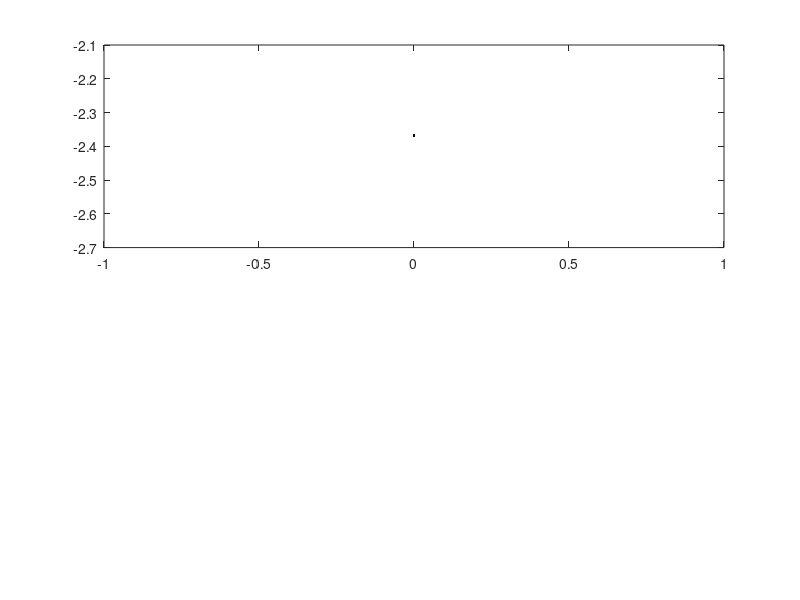

The MATLAB source for this figure: (Note: this script raises an error after producing the figure.)
    clear all
    close all
    duration = 5;  % Duration of movement
    dt = 0.1;       % Sampling rate
    % State transition matrix
    % State prediction
    A = [1 dt; 0 1];

% Input control matrix
    % Expected effect of the input acceleration on the state
    B = [dt^2/2; dt];

% Measurement matrix
    % The expected measurement given the predicted state
    C = [1 0];
    
    % Acceleration magnitute
    u_t = 10;

% Initial Sate
    % Two components: [position; velocity]
    x_t = [0; 0];

% State Estimante
    % Estimate of initial location
    % We will be updating this variable
    xHat_t = x_t;

% Process Noise
    % Standard deviation of process (acceleration in this case)
    u_t_noiseMag = 0.05;

% Measurement Noise
    % Standard deviation of measurement (position in this case)
    z_t_noiseMag = 10;

% Covariance matrices for noise
    % Convert stdv into covariance noise by squaring it
    % Process covariance
    E_x = u_t_noiseMag^2 * [dt^4/4, dt^3/2; dt^3/2, dt^2];

    % Measurement covariance
    E_z = z_t_noiseMag^2;

    % Estimate of initial position variance
    EHat_t = E_x;
    
        % Actual path
    p_actual = [];

    % Actual velocity
    v_actual = [];

    % Measured path
    z_t = [];
    
    
    figure (1);
clf

for t = 0:dt:duration

    % Generate the Path
        % Acceleration Noise
        Ex = u_t_noiseMag*randn*B;
        % State Prediction
        x_t = A*x_t + B*u_t + Ex;

    % Generate Measurement
        % Measurement Noise
        Ez = z_t_noiseMag*randn;
        % Measurement Prediction
        zHat_t = C*x_t + Ez;

    % Store for Plot
        p_actual = [p_actual; x_t(1)];
        z_t = [z_t; zHat_t];
        v_actual = [v_actual; x_t(2)];

    % Iteratively plot the measurement
        subplot(2,1,1),plot(0:dt:t, p_actual, '-r.')
        subplot(2,1,1),plot(0:dt:t, z_t, '-k.')

    % Plot theoretical estimate without Kalman
        subplot(2,1,1),plot(0:dt:t, smooth(z_t),'-g.')
        axis([0 duration -30 max(p_actual)])

    hold on
%     pause % Uncomment to see the discrete progress
end


% Add Labels to Plot
    xlabel({'Time(s)'});
    ylabel({'Position(m)'});
    title({'Path Tracking without Kalman Filter'});
    legend('Estimation','Actual','Measured')
    hold on
    
    
    % Initialize Estimation Variables
    % Estimate of the first component of the state (position)
    xHat_t1 = [];
    % Estimate of the second component of the state (velocity)
    xHat_t2 = [];

    % State
    x_t = [0; 0];

    % Prior covariance
    E_tminus1 = E_x;
    EHat_t_mag = [];

    % Predicted state
    x_predic =[];

    % Predicted covariance
    E_predic = [];

for t = 1:length(p_actual)

    % Predict the next state
    xHat_t = A * xHat_t + B * u_t;

    % Predict the next covariance
    EHat_t = A * EHat_t * A' + E_x;

    % Kalman gain
    K_t    = EHat_t * C' * inv(C * EHat_t * C' + E_z);

    % Update state estimate
    x_t = xHat_t + K_t *(z_t(t) - C*xHat_t);

    % Update covariance estimate
    E_t = (eye(2) - K_t * C)*EHat_t;

    % Store for plotting
    xHat_t1 = [xHat_t1; xHat_t(1)];
    xHat_t2 = [xHat_t2; xHat_t(2)];
    EHat_t_mag = [EHat_t_mag; EHat_t(1)];
end


    tt = 0 : dt : duration;
    subplot(2,1,2),plot(tt,p_actual,'-r.',tt,z_t,'-k.', tt,xHat_t1,'-g.');
    axis([0 duration -30 max(p_actual)])
    % Add labels to plot
    legend('Actual','Measurement','Estimation')
    xlabel({'Time(s)'});
    ylabel({'Position(m)'});
    title({'Path Tracking with Kalman Filter'});
    
    
    